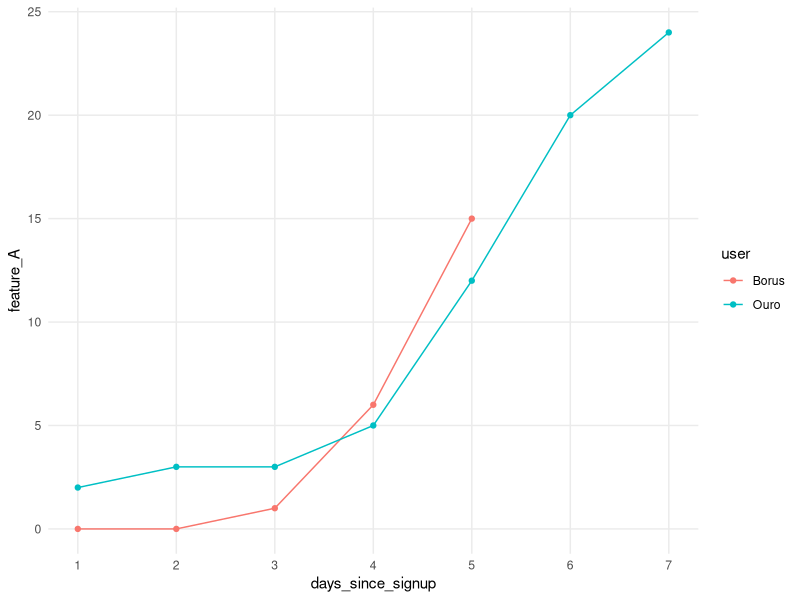
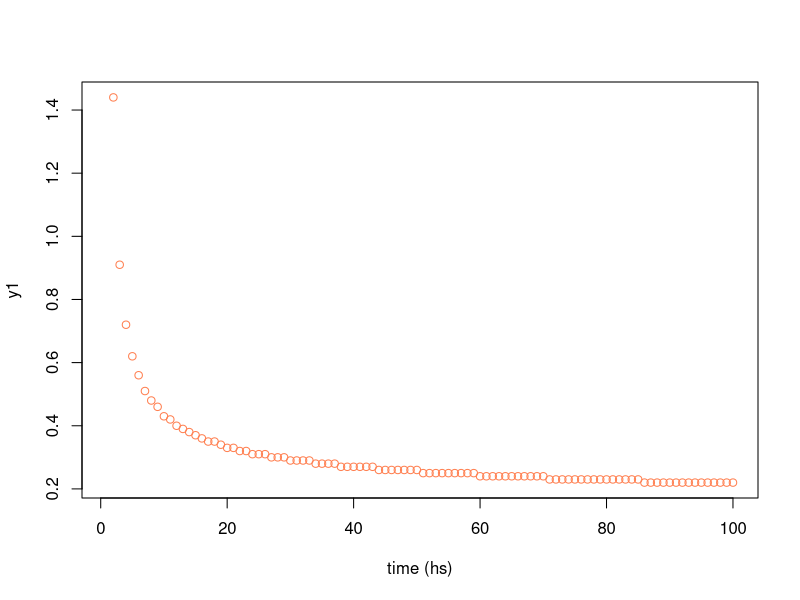
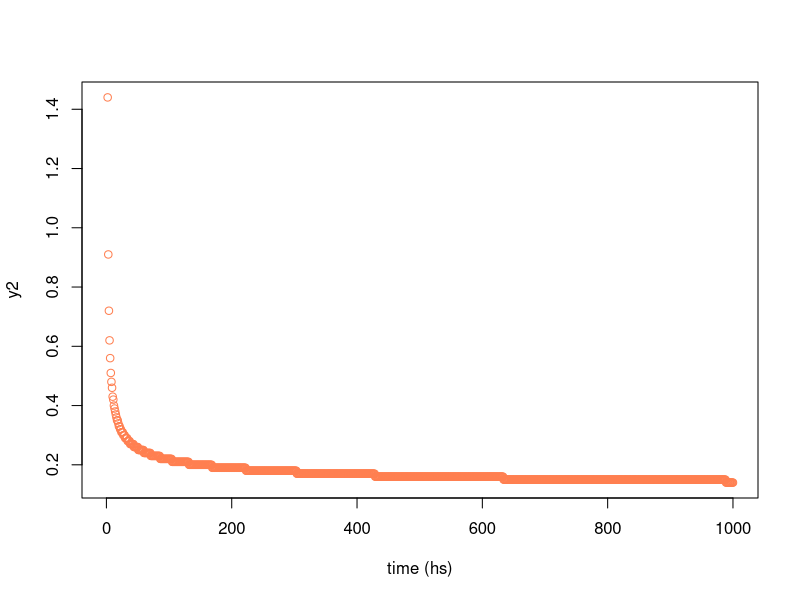
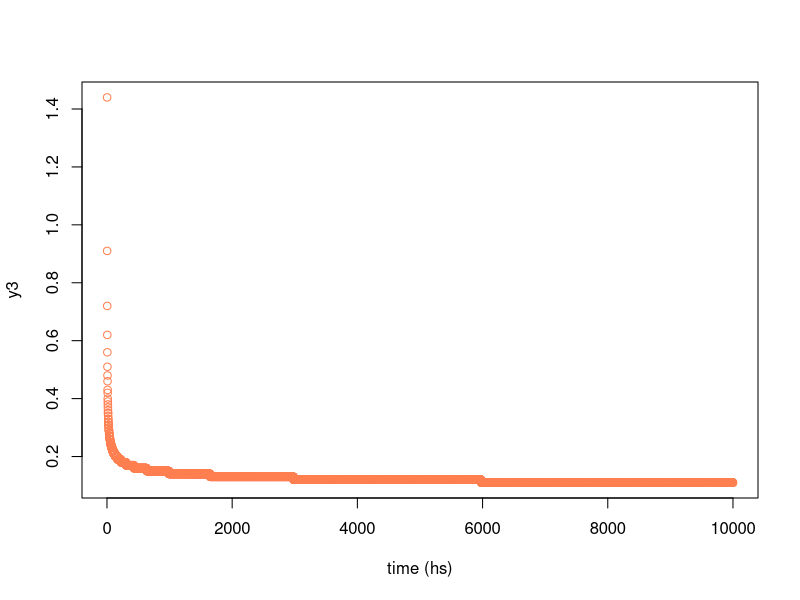

R code for these plots, in order:
## ---- chunk 1
d1=data.frame(user_id=rep(1:10), 
              feature_A=c("yes","yes","yes","no","yes","no","no","no","no","no"),
              full_subscription=c("yes","yes","yes","no","yes","no","no","no","no","no")) 

d1
## ---- chunk 2
library(ggplot2)
d4=data.frame(user=c('Ouro','Ouro','Ouro','Ouro','Ouro','Borus','Borus','Borus','Borus','Borus', 'Ouro','Ouro'), days_since_signup=c(1,2,3,4,5,1,2,3,4,5,6,7), feature_A=c(2,3,3,5,12, 0, 0, 1, 6, 15, 20,24), stringsAsFactors = F)
pd4=ggplot(d4, aes(x=days_since_signup, y=feature_A, colour=user)) + geom_line() +  scale_x_continuous(breaks = 1:7) +  theme_minimal() + theme(panel.grid.minor = element_blank())  + geom_point()
plot(pd4)
## ---- chunk 3
# generating 3 series example
y1=round(1/log(1:100), 2)
y2=round(1/log(1:1000), 2)
y3=round(1/log(1:10000), 2)

plot(y1, xlab = "time (hs)", col="coral")
## ---- chunk 4
sprintf("Min value after 100 hours: %s", min(y1))
## ---- chunk 5
plot(y2, xlab = "time (hs)", col="coral")
sprintf("Min value after 1,000 hours: %s", min(y2))
## ---- chunk 6
plot(y3, xlab = "time (hs)", col="coral")
sprintf("Min value after 10,000 hours: %s", min(y3))
